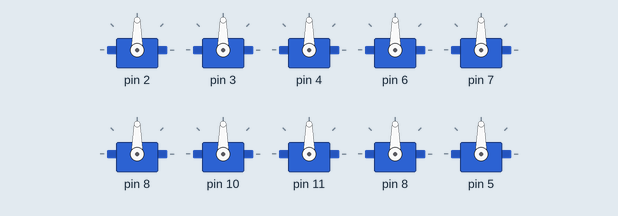
A sketch run on a simulated Arduino Uno, built with avr-gcc and run on an emulated ATmega328P. Parts: 10 × servo.

Above: at 0.1 s.
At 2.2 s:
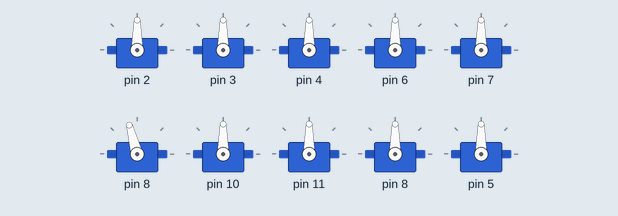
At 27.2 s:
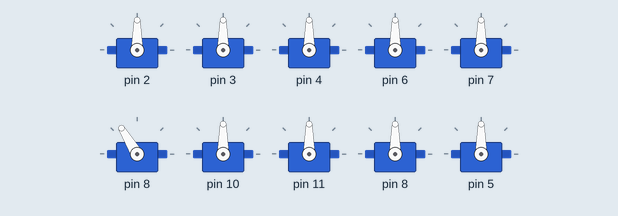
Timing chart, 0 to 28.7 s (numbered marks = the images above):
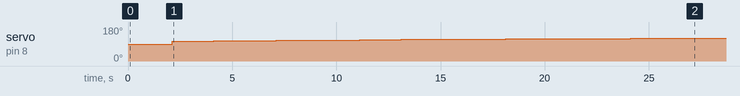

Measured:
- by itself, servo on pin 8: moves from 90° to 121° over 25.0 s

The sketch:

snakewalktest.ino
```cpp
#include <Servo.h>
Servo myServos[10];


float pi=3.14159;
int TotalNumberofServos=7; //change as required
float Shift = 2*pi/TotalNumberofServos; // Phase lag between segments
float Wavelengths, rads;
int  MaxAngleDisplacement;

void setup() {
  Serial.begin(9600);


  myServos[0].attach(2);
  myServos[1].attach(3);
  myServos[2].attach(4);
  myServos[3].attach(6);
  myServos[4].attach(7);
  myServos[5].attach(8);
  myServos[6].attach(10);
  myServos[7].attach(11);
  myServos[8].attach(8);
  myServos[9].attach(5);


  //initialisation des servos formant une ligne droite
   for(int i=0; i<8; i++){
    myServos[i].write(90);
    delay(15);
  }
  delay(2000);

}


void straightline(){
  for(int i=0; i<10; i++){
    myServos[i].write(90);
    delay(100);
  }

}

void slither(int offset, int Amplitude, int Speed, float Wavelengths){
  MaxAngleDisplacement=abs(offset)+abs(Amplitude); //amount servo can rotate from the SetpointAngle without going out of the [0,180] degree range
  while(MaxAngleDisplacement>90){ //prevents a setpoint angle outside the rage of[0,180]
    Amplitude=abs(Amplitude)-1;
    MaxAngleDisplacement=abs(offset)+Amplitude;
  }
  for(int i=0; i<360; i++){
   rads=i*pi/180.0;     //convert from degrees to radians
   int j=5;
      myServos[j].write(90+offset+Amplitude*sin(Speed*rads+j*Wavelengths*Shift));

     delay(1000);
    }
}


void loop() {
 /*la fonction slither est le "snakewalk"
 jouer sur le ofset permet une rotation du serpent
jouer sur l'amplitude fera varier la place prise lors du mouvement
speed joue sur la vitesse du mouvement
wavelenght joue sur la longueur d'onde des oscillations
le shift permet une différence de phase entre les servos

*/

 /* for(int i=0;i<45;){
    slither(i, 30, 3, 1); //avance
    i=i+5;
}*/

  slither(2,30,2,1.5);
  //traightline();
  //slither(20, 35, 3, 1); //avance et tourne légèrement (droite)
  //slither(-20, 35, 2, 1.5);//avance et tourne légèrement (gauche)

}
```
